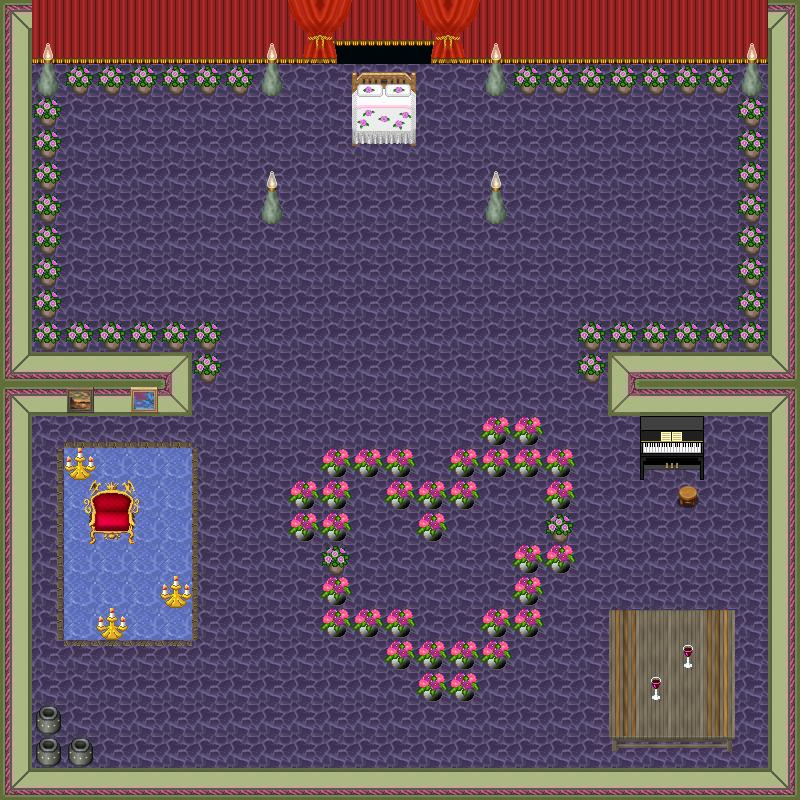

The image is a tile-based game level rendered from a .tmx file. Its description and source (layers, tilesets, objects; grid data summarised) follow:
An orthogonal 25x25 tile map with 32x32 px tiles, 4 tile layers (0_floor, 1_terrain, 2_object, 3_roof), 3 hidden layers not drawn, 21 tilesets.

<map version="1.0" tiledversion="1.1.3" orientation="orthogonal" renderorder="right-down" width="25" height="25" tilewidth="32" tileheight="32" infinite="0" nextobjectid="1">
 <tileset firstgid="1" name="furniture/curtain/dark_red" tilewidth="32" tileheight="32" tilecount="4" columns="2">
  <image source="../../tileset/furniture/curtain/dark_red.png" trans="ff00ff" width="64" height="64" />
 </tileset>
 <tileset firstgid="5" name="../../tileset/furniture/carpet/carpets.png" tilewidth="32" tileheight="32" tilecount="8" columns="4">
  <image source="../../tileset/furniture/carpet/carpets.png" width="128" height="64" />
 </tileset>
 <tileset firstgid="13" name="building/wall/int_green_purple" tilewidth="32" tileheight="32" tilecount="28" columns="4">
  <image source="../../tileset/building/wall/int_green_purple.png" width="128" height="224" />
 </tileset>
 <tileset firstgid="41" name="building/wall/earthen_3" tilewidth="32" tileheight="32" tilecount="28" columns="4">
  <image source="../../tileset/building/wall/earthen_3.png" trans="ff00ff" width="128" height="224" />
 </tileset>
 <tileset firstgid="69" name="../../tileset/ground/indoor/soft_blue.png" tilewidth="32" tileheight="32" tilecount="3" columns="3">
  <image source="../../tileset/ground/indoor/soft_blue.png" trans="ff00ff" width="96" height="32" />
 </tileset>
 <tileset firstgid="72" name="../../tileset/furniture/chair/throne.png" tilewidth="32" tileheight="32" tilecount="6" columns="3">
  <image source="../../tileset/furniture/chair/throne.png" width="96" height="64" />
 </tileset>
 <tileset firstgid="78" name="../../tileset/furniture/table/grey_fancy.png" tilewidth="32" tileheight="32" tilecount="9" columns="3">
  <image source="../../tileset/furniture/table/grey_fancy.png" width="96" height="96" />
 </tileset>
 <tileset firstgid="87" name="../../tileset/furniture/table/grey_plain.png" tilewidth="32" tileheight="32" tilecount="9" columns="3">
  <image source="../../tileset/furniture/table/grey_plain.png" width="96" height="96" />
 </tileset>
 <tileset firstgid="96" name="../../tileset/furniture/light/dark_torch.png" tilewidth="32" tileheight="32" tilecount="8" columns="2">
  <image source="../../tileset/furniture/light/dark_torch.png" trans="ff00ff" width="64" height="128" />
 </tileset>
 <tileset firstgid="104" name="../../tileset/plant/indoor/flowering_plant.png" tilewidth="32" tileheight="32" tilecount="2" columns="2">
  <image source="../../tileset/plant/indoor/flowering_plant.png" width="64" height="32" />
 </tileset>
 <tileset firstgid="106" name="../../tileset/item/pot/pot_grey.png" tilewidth="32" tileheight="32" tilecount="1" columns="1">
  <image source="../../tileset/item/pot/pot_grey.png" width="32" height="32" />
 </tileset>
 <tileset firstgid="107" name="../../tileset/furniture/picture/small.png" tilewidth="32" tileheight="32" tilecount="3" columns="3">
  <image source="../../tileset/furniture/picture/small.png" width="96" height="32" />
 </tileset>
 <tileset firstgid="110" name="../../tileset/furniture/light/candelabra.png" tilewidth="32" tileheight="32" tilecount="1" columns="1">
  <image source="../../tileset/furniture/light/candelabra.png" width="32" height="32" />
 </tileset>
 <tileset firstgid="111" name="../../tileset/furniture/curtain/red_gold_gathered.png" tilewidth="32" tileheight="32" tilecount="6" columns="2">
  <image source="../../tileset/furniture/curtain/red_gold_gathered.png" width="64" height="96" />
 </tileset>
 <tileset firstgid="117" name="../../tileset/plant/indoor/flower_vase.png" tilewidth="32" tileheight="32" tilecount="3" columns="3">
  <image source="../../tileset/plant/indoor/flower_vase.png" width="96" height="32" />
 </tileset>
 <tileset firstgid="120" name="../../tileset/furniture/other/piano.png" tilewidth="32" tileheight="32" tilecount="4" columns="2">
  <image source="../../tileset/furniture/other/piano.png" width="64" height="64" />
 </tileset>
 <tileset firstgid="124" name="../../tileset/item/drink/red_wine.png" tilewidth="32" tileheight="32" tilecount="4" columns="2">
  <image source="../../tileset/item/drink/red_wine.png" width="64" height="64" />
 </tileset>
 <tileset firstgid="128" name="../../tileset/furniture/chair/stool.png" tilewidth="32" tileheight="32" tilecount="1" columns="1">
  <image source="../../tileset/furniture/chair/stool.png" width="32" height="32" />
 </tileset>
 <tileset firstgid="129" name="../../tileset/logic/collision.png" tilewidth="32" tileheight="32" tilecount="1" columns="1">
  <image source="../../tileset/logic/collision.png" width="32" height="32" />
 </tileset>
 <tileset firstgid="130" name="vegetable.png" tilewidth="32" tileheight="32" tilecount="13" columns="13">
  <image source="../../tileset/logic/item/vegetable.png" width="416" height="32" />
 </tileset>
 <tileset firstgid="143" name="double_pink_roses" tilewidth="32" tileheight="32" tilecount="18" columns="6">
  <image source="../../tileset/furniture/bed/double_pink_roses.png" width="192" height="96" />
 </tileset>
 <layer name="0_floor" width="25" height="25">
  <data>[625 cells, 556 non-empty, 5 distinct tile ids]</data>
 </layer>
 <layer name="1_terrain" width="25" height="25">
  <data>[625 cells, 163 non-empty, 36 distinct tile ids]</data>
 </layer>
 <layer name="2_object" width="25" height="25">
  <data>[625 cells, 113 non-empty, 22 distinct tile ids]</data>
 </layer>
 <layer name="3_roof" width="25" height="25">
  <data>[625 cells, 6 non-empty, 5 distinct tile ids]</data>
 </layer>
 <layer name="objects" width="25" height="25" visible="0" opacity="0.9">
  <data>[625 cells, 5 non-empty, 1 distinct tile ids]</data>
 </layer>
 <layer name="collision" width="25" height="25" visible="0" opacity="0.25">
  <data>[625 cells, 250 non-empty, 1 distinct tile ids]</data>
 </layer>
 <layer name="protection" width="25" height="25" visible="0">
  <data>[625 cells, 0 non-empty, 0 distinct tile ids]</data>
 </layer>
</map>
